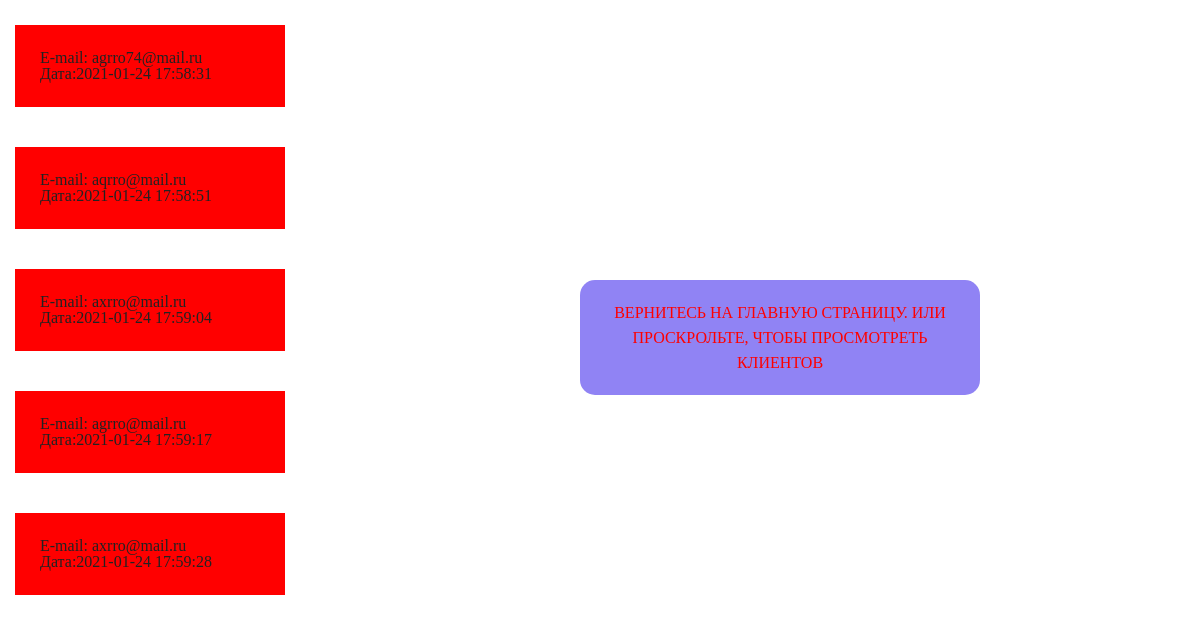
/contacts.php, run on the app's committed database.
### tables this page shows
CREATE TABLE `contacts` (
  `id` int(11) NOT NULL AUTO_INCREMENT,
  `email` varchar(255) NOT NULL,
  `date_create` datetime NOT NULL,
  PRIMARY KEY (`id`)
);

### contacts.php (the view, shortened to what this page needs)
<?php
    include($_SERVER['DOCUMENT_ROOT']."/header.php");
?>
<?php
     $link = mysqli_connect('localhost','root','','nasik159_surfing');
     mysqli_set_charset($link, 'utf8');
    $sql_cards = "SELECT * FROM contacts ORDER BY id LIMIT 5";
    $result_cards = mysqli_query($link, $sql_cards);
    while( $data_card = mysqli_fetch_assoc($result_cards) ){
        $template['data'][] = $data_card;
    }
?>
    <?php if($template['data'] == true) :?>
        <div class="contacts">
            <div class="wrapper">
                <div class="wrapper-content" style="width:25%" id="articles">
                    <?php  foreach( $template['data'] as $card_row ):  ?>
                        <div class="content">
                            <h3>E-mail: <?= $card_row['email'] ?></h3>
                            <h3>Дата:<?=  $card_row['date_create'] ?></h3>
                        </div>
                    <?php endforeach;?>
                     <div class="return">
                        <a href="/" style="opacity:1">
                            ВЕРНИТЕСЬ НА ГЛАВНУЮ СТРАНИЦУ.
                            ИЛИ ПРОСКРОЛЬТЕ, ЧТОБЫ ПРОСМОТРЕТЬ КЛИЕНТОВ
                        </a>
                    </div>
            </div>
        </div>
<?php endif;?>
    </body>
</html>

### header.php (shortened to what this page needs)
<!DOCTYPE html>
<html lang="en">
<head>
    <link rel="stylesheet" href="reset.css">
    <link rel="stylesheet" href="style.css">
    <link rel="stylesheet" href="owlcarousel/assets/owl.carousel.min.css">
    <link rel="stylesheet" href="owlcarousel/assets/owl.theme.default.min.css">
</head>
    <body>

### style.css (style rules this page uses)
* { margin: 0; padding: 0; border: 0; }
.contacts .wrapper { margin: 0 auto; }
.contacts .wrapper-content { display: -webkit-box; display: -ms-flexbox; display: flex; -webkit-box-pack: center; -ms-flex-pack: center; justify-content: center; -ms-flex-wrap: wrap; flex-wrap: wrap; }
.contacts .wrapper .content { -ms-flex-preferred-size: 250px; flex-basis: 350px; background: red; padding: 25px; margin: 25px 15px 15px 15px; }
.contacts .return a { background: rgba(35, 9, 233, 0.5); padding: 20px 25px; border-radius: 15px; position: fixed; right: 35%; top: 35%; max-width: 350px; -webkit-transform: translateY(-50%); transform: translateY(-50%); -webkit-transform: translateX(50%); transform: translateX(50%); text-align: center; -webkit-transition: 3s all; transition: 3s all; text-decoration: none; color: red; line-height: 25px; opacity: 1; }

### data on the page
contacts: email "agrro74@mail.ru", date_create "2021-01-24 17:58:31"
contacts: email "aqrro@mail.ru", date_create "2021-01-24 17:58:51"
contacts: email "axrro@mail.ru", date_create "2021-01-24 17:59:04"
contacts: email "agrro@mail.ru", date_create "2021-01-24 17:59:17"
contacts: email "axrro@mail.ru", date_create "2021-01-24 17:59:28"
